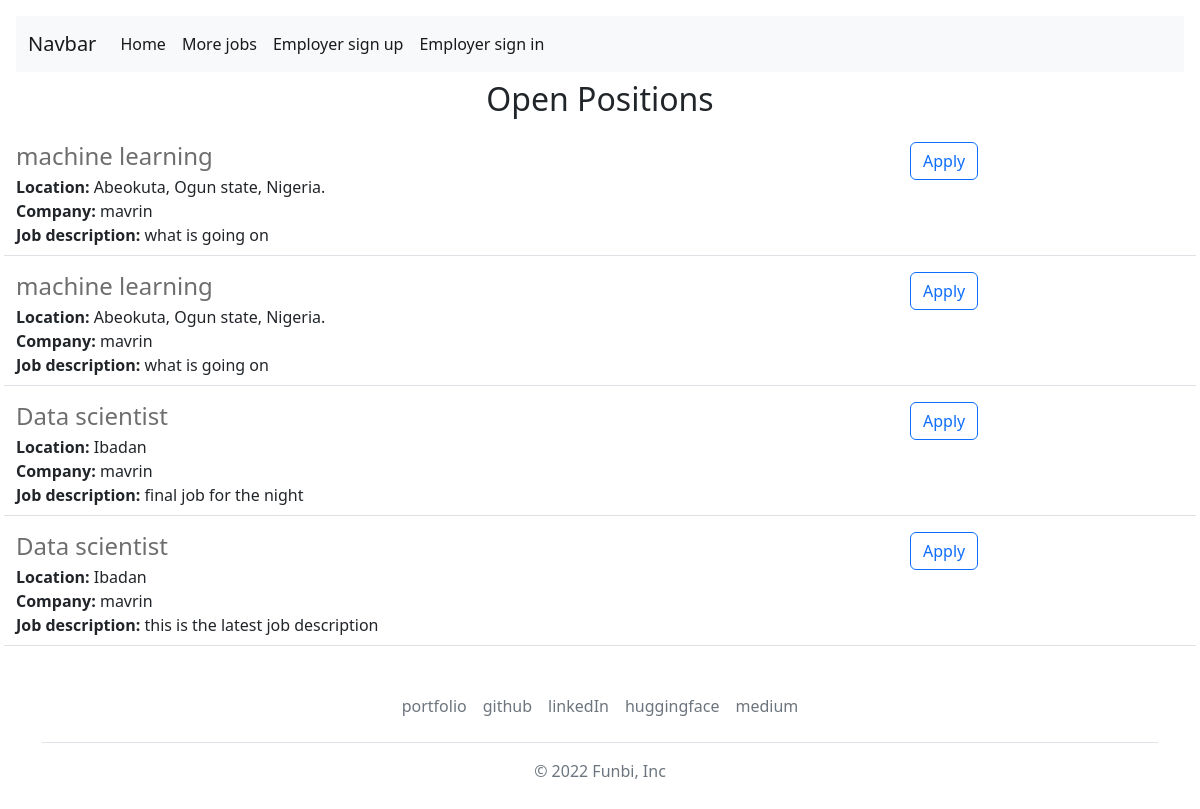
The app's page /more, older data.
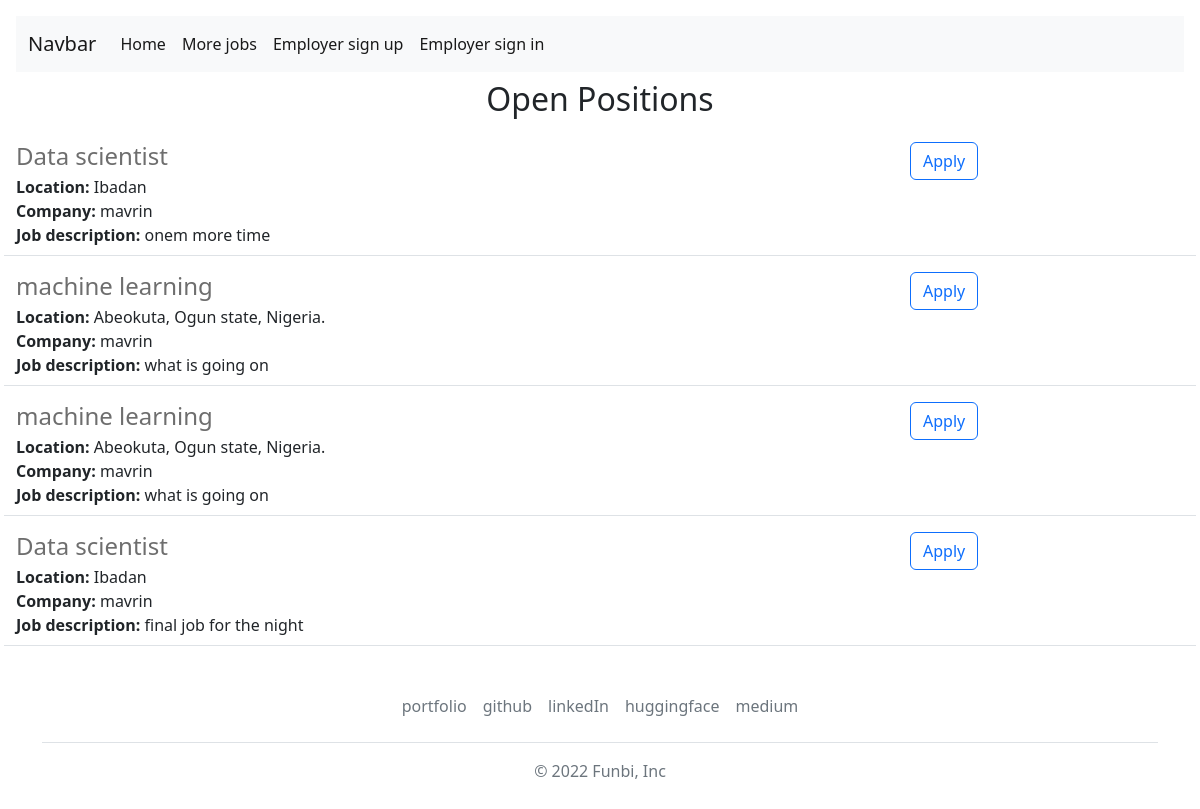
The same page, newer data.
### website/models.py (models this page shows)
class Jobs(db.Model):
  id = db.Column(db.Integer, primary_key=True)
  company = db.Column(db.String(50))
  email = db.Column(db.String(50))
  job = db.Column(db.String(150))
  location = db.Column(db.String(150))
  details = db.Column(db.String(1000))
  date = db.Column(db.DateTime(timezone=True), default = func.now())
  employer_id = db.Column(db.Integer, db.ForeignKey('user.id'))

### website/views.py (the view)
@views.route('/more')
def moreJobs():
  job=Jobs.query.all()
  job1=[]
  for j in job:
    job1.append(j)
  job1=job1[::-1]
  return render_template("More-jobs.html", user=current_user, job=job, job1=job1)

### website/templates/More-jobs.html (shortened to what this page needs)
{% extends "base.html" %}
{% block body %}
      <h2 class="text-center mt-2 mb-4">Open Positions</h2>
      <div>
        {% for jo in job1 %}
          {% include "jobitem.html" %}
        {% endfor %}
      </div>
{% endblock %}

### website/templates/base.html (shortened to what this page needs)
<!doctype html>
<html lang="en">
  <head>
    <link href="https://cdn.jsdelivr.net/npm/bootstrap@5.2.1/dist/css/bootstrap.min.css" rel="stylesheet">
    <link href="https://getbootstrap.com/docs/5.2/assets/css/docs.css" rel="stylesheet">
  </head>
  <body class="p-3 m-0 border-0 bd-example">
    <nav class="navbar navbar-expand-lg bg-light">
      <div class="container-fluid">
        <a class="navbar-brand" href="#">Navbar</a>
        <div class="collapse navbar-collapse" id="navbarNav">
          <ul class="navbar-nav">
            {% if user.is_authenticated %}
            <li class="nav-item">
              <a class="nav-link active" aria-current="page" href="{{ url_for('views.home') }}">Home</a>
            </li>
            <li class="nav-item">
              <a class="nav-link active" aria-current="page" href="{{ url_for('views.moreJobs') }}">More jobs</a>
            </li>
            <li class="nav-item">
              <a class="nav-link" href="{{ url_for('views.dashboard') }}">Employer dashboard</a>
            </li>
            <li class="nav-item">
              <a class="nav-link" aria-current="page" href="{{ url_for('auth.logout') }}">logout</a>
            </li>
            {% else %}
            <li class="nav-item">
              <a class="nav-link active" aria-current="page" href="{{ url_for('views.home') }}">Home</a>
            </li>
            <li class="nav-item">
              <a class="nav-link active" aria-current="page" href="{{ url_for('views.moreJobs') }}">More jobs</a>
            </li>
            <li class="nav-item">
              <a class="nav-link active" href="{{ url_for('auth.signup') }}">Employer sign up</a>
            </li>
            <li class="nav-item">
              <a class="nav-link active" href="{{ url_for('auth.login') }}">Employer sign in</a>
            </li>
            {% endif %}
          </ul>
        </div>
      </div>
    </nav>
    {% block body %}{% endblock %}
    <div class="container">
  <footer class="py-3 my-4">
    <ul class="nav justify-content-center border-bottom pb-3 mb-3">
      <li class="nav-item"><a href="https://oluwafunbi.netlify.app/" class="nav-link px-2 text-muted">portfolio</a></li>
      <li class="nav-item"><a href="https://github.com/Phunbie" class="nav-link px-2 text-muted">github</a></li>
      <li class="nav-item"><a href="https://www.linkedin.com/in/oluwafunbiadeneye?lipi=urn%3Ali%3Apage%3Ad_flagship3_profile_view_base_contact_details%3B7LKTLdUnQEOIiLv%2FOW6PSw%3D%3D" class="nav-link px-2 text-muted">linkedIn</a></li>
      <li class="nav-item"><a href="https://huggingface.co/Funbi" class="nav-link px-2 text-muted">huggingface</a></li>
     <li class="nav-item"><a href="https://medium.com/@lekefbi" class="nav-link px-2 text-muted">medium</a></li>
    </ul>
    <p class="text-center text-muted">&copy; 2022 Funbi, Inc</p>
  </footer>
</div>
  </body>
</html>

### website/templates/jobitem.html
 <div class="border-bottom row" style="margin-bottom:16px; padding-bottom:8px;">
    <div class="col-9">
      <h4 style="color:rgb(110,110,110); margin-bottom:4px;">
        {{ jo.job }}
      </h4>
      <div>
        <b>Location: </b>{{ jo.location }}
      </div>
      <div>
        <b>Company: </b>{{ jo.company }}
      </div>
      <div>
        <b>Job description:</b> {{ jo.details }}
      </div>
    </div>
   <div class="col-2 padding-right:16px">
   <a href="mailto:{{ jo.email }}?subject=Application%20for%20{{job['title']}}&body=My%20Name%3A%20%3Cyour%20name%20here%3E%0D%0A%0D%0AMy%20Resume%20link%3A%20%3Cresume%20link%3E%0D%0A%0D%0AMy%20LinkedIn%20link%3A%20%3CLinkedIn%20link%3E" type="button" class="btn btn-outline-primary float-right align-middle">Apply</a>
   </div>
  </div>

Row changes from the older to the newer data that the page shows:
removed Jobs: job "Data scientist", location "Ibadan", company "mavrin", details "this is the latest job description"
added Jobs: job "Data scientist", location "Ibadan", company "mavrin", details "onem more time"
